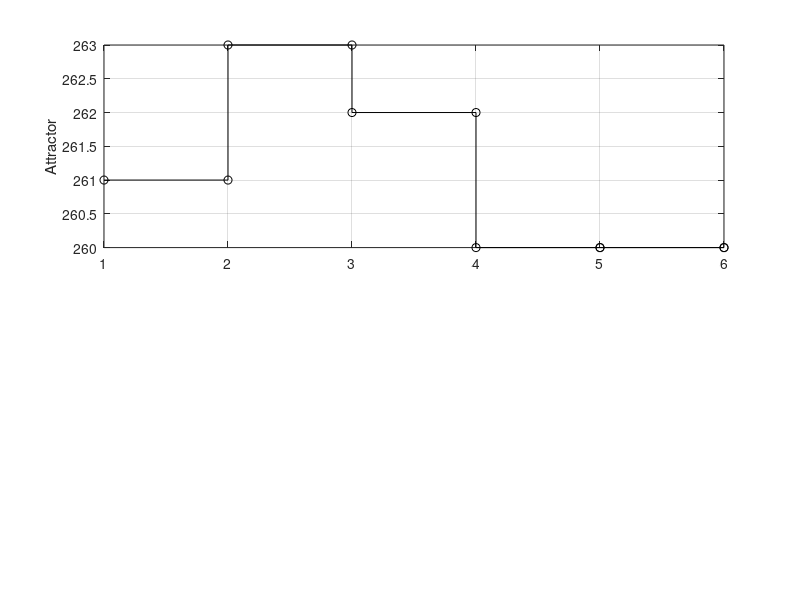

Reproduce this figure in MATLAB. (Note: this script raises an error after producing the figure.)
%This code computes the FOS-GRN under the effect of the controller

clear all
clc
%% Initial conditions
%I1=[0 0 0 0 1 0 0 0 0 0 1 0 0] size of basin=136, De=260
%I2=[0 0 0 0 1 0 0 0 0 0 1 1 0] size of basin=136, De=262
%I3=[0 0 0 0 1 0 0 0 0 0 1 1 1] size of basin=72, De=263
%I4=[0 0 0 0 1 0 0 0 0 0 1 0 1] size of basin=72, De=261
%SE=[0 1 1 0 0 1 0 1 0 1 0 0 0] size of basin=812
%PE1=[0 1 1 1 0 1 0 1 1 1 0 0 0] size of basin=12
%PE2=[0 1 1 1 0 1 0 1 1 1 0 1 0] size of basin=824
%ST1=[1 0 1 1 0 1 1 1 1 1 0 0 0] size of basin=94
%ST2=[1 0 1 1 0 1 1 1 1 1 0 1 0] size of basin=3064
%CAR=[1 0 1 0 0 1 1 1 1 1 0 0 0] size of basin=2970
x0=[0 0 0 0 1 0 0 0 0 0 1 0 1];
AG=x0(:,1);
AP1=x0(:,2);
AP2=x0(:,3);
AP3=x0(:,4);
EMF1=x0(:,5);
FT=x0(:,6);
FUL=x0(:,7);
LFY=x0(:,8);
PI=x0(:,9);
SEP=x0(:,10);
TFL1=x0(:,11);
UFO=x0(:,12);
WUS=x0(:,13);
%% Simulation on sth steps
i=1;
s=5;
AG(:,i)=AG;
AP1(:,i)=AP1;
AP2(:,i)=AP2;
AP3(:,i)=AP3;
EMF1(:,i)=EMF1;
FT(:,i)=FT;
FUL(:,i)=FUL;
LFY(:,i)=LFY;
PI(:,i)=PI;
SEP(:,i)=SEP;
TFL1(:,i)=TFL1;
LFY(:,i)=LFY;
UFO(:,i)=UFO;
WUS(:,i)=WUS;
u1=[1 0 0 0 0];
u2=[1 0 1 1 1];
u3=[1 1 0 1 1];
% u4=[1 1 1 1 1 1 1 1 1 0 1];
x0=[AG(:,1) AP1(:,1) AP2(:,1) AP3(:,1) EMF1(:,1) FT(:,1) FUL(:,1) LFY(:,1) PI(:,1) SEP(:,1) TFL1(:,1) UFO(:,1) WUS(:,1)]


for i=1:s
    AG(:,i+1)=(not(EMF1(:,i)) & not(TFL1(:,i)) & not(AP2(:,i)))|(not(EMF1(:,i)) & LFY(:,i) & not(AP1(:,i)))|(not(EMF1(:,i)) & not(AP2(:,i)) & LFY(:,i))|(not(EMF1(:,i)) & not(TFL1(:,i)) & LFY(:,i) & (AG(:,i) & SEP(:,i)))|(not(EMF1(:,i)) & (LFY(:,i) & WUS(:,i)));
    AP1(:,i+1)=(not(AG(:,i)) & not(TFL1(:,i)))|(FT(:,i) & LFY(:,i) & not(AG(:,i)))|(FT(:,i) & not(AG(:,i)) & not(PI(:,i)))|(LFY(:,i) & not(AG(:,i)) & not(PI(:,i)))|(FT(:,i) & not(AG(:,i)) & not(AP3(:,i)))|(LFY(:,i) & not(AG(:,i)) & not(AP3(:,i)));
    AP2(:,i+1)=not(TFL1(:,i));
    AP3(:,i+1)=(LFY(:,i) & UFO(:,i))|(PI(:,i) & SEP(:,i) & AP3(:,i) & (AG(:,i)|AP1(:,i)));
    EMF1(:,i+1)=not(LFY(:,i));
    FT(:,i+1)=not(EMF1(:,i));
    FUL(:,i+1)=not(AP1(:,i)) & not(TFL1(:,i));
    LFY(:,i+1)=not(EMF1(:,i))|not(TFL1(:,i));
    PI(:,i+1)=(LFY(:,i) & (AG(:,i)|AP3(:,i)))|(PI(:,i) & SEP(:,i) & AP3(:,i) & (AG(:,i)|AP1(:,i)));
    SEP(:,i+1)=LFY(:,i);
    TFL1(:,i+1)=not(AP1(:,i)) & (EMF1(:,i) & not(LFY(:,i)));
    UFO(:,i+1)=(UFO(:,i)|u1(:,i))&u3(:,i);
    WUS(:,i+1)=(WUS(:,i) & (not(AG(:,i))|not(SEP(:,i))))&u2(:,i);
    xt(i,:)=[AG(:,i+1) AP1(:,i+1) AP2(:,i+1) AP3(:,i+1) EMF1(:,i+1) FT(:,i+1) FUL(:,i+1) LFY(:,i+1) PI(:,i+1) SEP(:,i+1) TFL1(:,i+1) UFO(:,i+1) WUS(:,i+1)];
end
xt
xd=[AG(:,s+1) AP1(:,s+1) AP2(:,s+1) AP3(:,s+1) EMF1(:,s+1) FT(:,s+1) FUL(:,s+1) LFY(:,s+1) PI(:,s+1) SEP(:,s+1) TFL1(:,s+1) UFO(:,s+1) WUS(:,s+1)]

r1=bin2dec(num2str([x0; xt]));
%  stairs(r1,'-k')

subplot(2,1,1)
stairs(r1,'-ok')
grid on
ylabel('Attractor')
refline(0,260);%I1
% refline(0,262);%I2
% refline(0,263);%I3
% refline(0,261);%I4
refline(0,3240);%SE
% refline(0,3768);%PE1
% refline(0,5880);%ST1
% refline(0,5368);%CAR


subplot(2,1,2)
stairs(u1,'-ok')
grid on
ylabel('u_1(s)')

% subplot(4,1,3)
% stairs(u2,'-ok')
% grid on
% ylabel('u_2(s)')
% 
% subplot(4,1,4)
% stairs(u3,'-ok')
% grid on
% xlabel('s')
% ylabel('u_3(s)')

% subplot(5,1,5)
% stairs(u4,'-ok')
% grid on
% xlabel('s')
% ylabel('u_4(s)')


